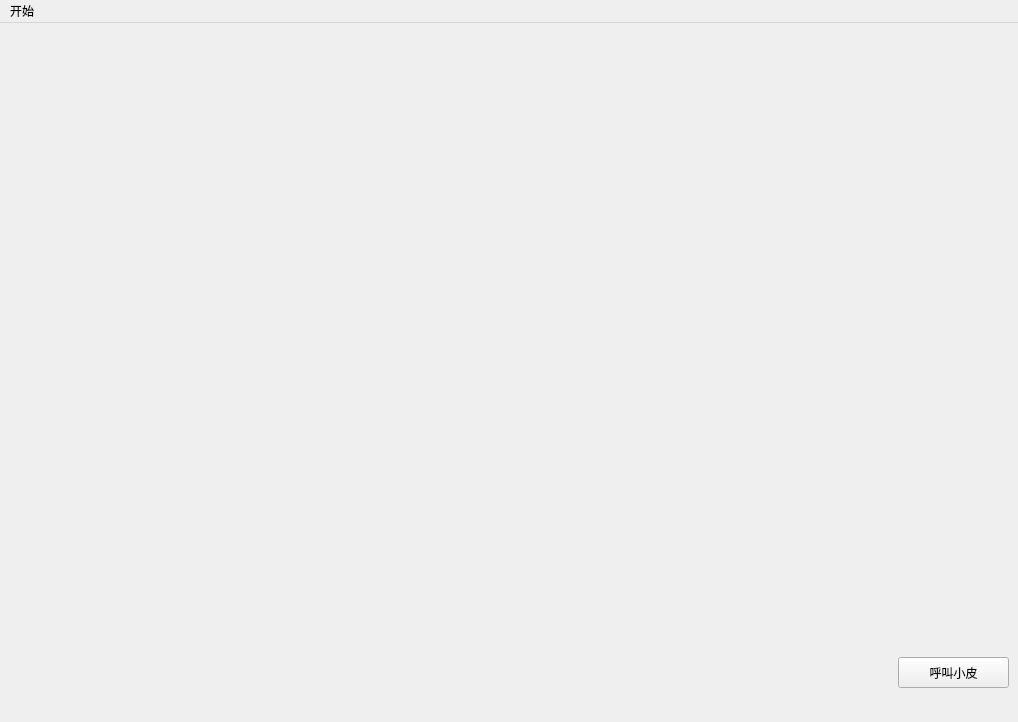
<?xml version="1.0" encoding="UTF-8"?>
<ui version="4.0">
 <class>MainScene</class>
 <widget class="QMainWindow" name="MainScene">
  <property name="geometry">
   <rect>
    <x>0</x>
    <y>0</y>
    <width>1018</width>
    <height>722</height>
   </rect>
  </property>
  <property name="windowTitle">
   <string>MainScene</string>
  </property>
  <property name="windowIcon">
   <iconset resource="res.qrc">
    <normaloff>:/res/Coin0001.png</normaloff>:/res/Coin0001.png</iconset>
  </property>
  <widget class="QWidget" name="centralWidget">
   <widget class="QPushButton" name="pushButton">
    <property name="geometry">
     <rect>
      <x>898</x>
      <y>634</y>
      <width>111</width>
      <height>31</height>
     </rect>
    </property>
    <property name="text">
     <string>呼叫小皮</string>
    </property>
    <property name="icon">
     <iconset resource="res.qrc">
      <normaloff>:/res/pig.png</normaloff>:/res/pig.png</iconset>
    </property>
    <property name="iconSize">
     <size>
      <width>200</width>
      <height>200</height>
     </size>
    </property>
    <property name="autoDefault">
     <bool>false</bool>
    </property>
   </widget>
  </widget>
  <widget class="QMenuBar" name="menuBar">
   <property name="geometry">
    <rect>
     <x>0</x>
     <y>0</y>
     <width>1018</width>
     <height>28</height>
    </rect>
   </property>
   <widget class="QMenu" name="menu">
    <property name="title">
     <string>开始</string>
    </property>
    <addaction name="action_help"/>
    <addaction name="actionQuit"/>
    <addaction name="separator"/>
   </widget>
   <addaction name="menu"/>
  </widget>
  <action name="actionQuit">
   <property name="text">
    <string>退出</string>
   </property>
  </action>
  <action name="action_help">
   <property name="icon">
    <iconset>
     <normaloff>res/pig.png</normaloff>res/pig.png</iconset>
   </property>
   <property name="text">
    <string>按他呼叫小皮</string>
   </property>
  </action>
 </widget>
 <layoutdefault spacing="6" margin="11"/>
 <resources>
  <include location="res.qrc"/>
 </resources>
 <connections/>
</ui>
